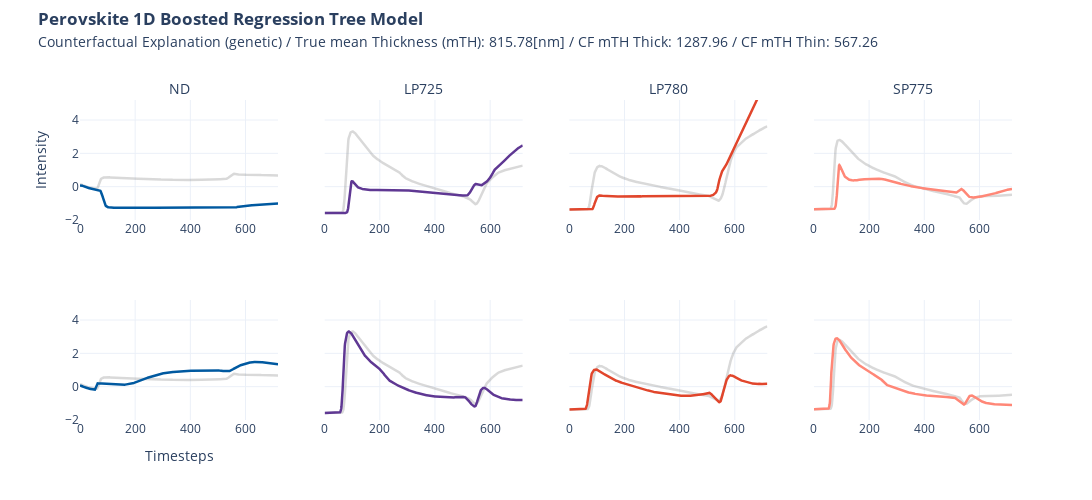

Notebook code for this chart:
### Code cell
import plotly.graph_objects as go


def format_title(title, subtitle=None, subtitle_font_size=14):
    title = f"<b>{title}</b>"
    if not subtitle:
        return title
    subtitle = f'<span style="font-size: {subtitle_font_size}px;">{subtitle}</span>'
    return f"{title}<br>{subtitle}"

color = ["#E1462C", "#0059A0", "#5F3893", "#FF8777","#0A2C6E", "#CEDEEB"]

from plotly.subplots import make_subplots

fig = make_subplots(
    rows=2,
    cols=4,
    subplot_titles=(
        format_title(" " if target == "pce" else " ", "ND"),
        format_title("", "LP725"),
        format_title("", "LP780"),
        format_title("", "SP775"),
        format_title(" " if target == "pce" else " "),
        None,
        None,
        None,
    ),
)

fig.add_trace(
    go.Scatter(y=x[0], name="ND", marker_color="grey", opacity=0.3, showlegend=False, line=dict(width=2.5)),
    row=1,
    col=1,
)
fig.add_trace(
    go.Scatter(y=cf_high[0], name="cf ND", marker_color=color[1], showlegend=False, line=dict(width=2.5)),
    row=1,
    col=1,
)
fig.add_trace(
    go.Scatter(
        y=x[1], name="LP725", marker_color="grey", opacity=0.3, showlegend=False, line=dict(width=2.5)
    ),
    row=1,
    col=2,
)
fig.add_trace(
    go.Scatter(y=cf_high[1], name="cf LP725", marker_color=color[2], showlegend=False, line=dict(width=2.5)),
    row=1,
    col=2,
)
fig.add_trace(
    go.Scatter(
        y=x[2], name="LP780", marker_color="grey", opacity=0.3, showlegend=False, line=dict(width=2.5)
    ),
    row=1,
    col=3,
)
fig.add_trace(
    go.Scatter(y=cf_high[2], name="cf LP780", marker_color=color[0], showlegend=False, line=dict(width=2.5)),
    row=1,
    col=3,
)
fig.add_trace(
    go.Scatter(
        y=x[3], name="SP775", marker_color="grey", opacity=0.3, showlegend=False, line=dict(width=2.5)
    ),
    row=1,
    col=4,
)
fig.add_trace(
    go.Scatter(
        y=cf_high[3], name="cf NSP775D", marker_color=color[3], showlegend=False, line=dict(width=2.5)
    ),
    row=1,
    col=4,
)

fig.add_trace(
    go.Scatter(y=x[0], name="ND", marker_color="grey", opacity=0.3, showlegend=False, line=dict(width=2.5)),
    row=2,
    col=1,
)
fig.add_trace(
    go.Scatter(y=cf_low[0], name="cf ND", marker_color=color[1], showlegend=False, line=dict(width=2.5)),
    row=2,
    col=1,
)
fig.add_trace(
    go.Scatter(
        y=x[1], name="LP725", marker_color="grey", opacity=0.3, showlegend=False, line=dict(width=2.5)
    ),
    row=2,
    col=2,
)
fig.add_trace(
    go.Scatter(y=cf_low[1], name="cf LP725", marker_color=color[2], showlegend=False, line=dict(width=2.5)),
    row=2,
    col=2,
)
fig.add_trace(
    go.Scatter(
        y=x[2], name="LP780", marker_color="grey", opacity=0.3, showlegend=False, line=dict(width=2.5)
    ),
    row=2,
    col=3,
)
fig.add_trace(
    go.Scatter(y=cf_low[2], name="cf LP780", marker_color=color[0], showlegend=False, line=dict(width=2.5)),
    row=2,
    col=3,
)
fig.add_trace(
    go.Scatter(
        y=x[3], name="SP775", marker_color="grey", opacity=0.3, showlegend=False, line=dict(width=2.5)
    ),
    row=2,
    col=4,
)
fig.add_trace(
    go.Scatter(
        y=cf_low[3], name="cf NSP775D", marker_color=color[3], showlegend=False, line=dict(width=2.5)
    ),
    row=2,
    col=4,
)

fig.update_yaxes(title=None,zeroline=False, showticklabels = False,)
fig.update_yaxes(title_text=None, range = [-2,5.2])
fig.update_xaxes(title=None, zeroline=False)

fig.update_yaxes(title="Intensity",showticklabels = True, row=1, col=1)
fig.update_yaxes(showticklabels = True, row=2, col=1)
fig.update_xaxes(title="Timesteps", row=2, col=1)

if target == "pce":
    title = format_title(
        "Perovskite 1D Boosted Regression Tree Model",
        "Counterfactual Explanation ("
        + str(cf_methode)
        + ") / True PCE: "
        + str(*y[0])
        + " / CF PCE High: "
        + str(*y_cf_high[0])
        + " / CF PCE Low: "
        + str(*y_cf_low[0]),
    )
else:
    title = format_title(
        "Perovskite 1D Boosted Regression Tree Model",
        "Counterfactual Explanation ("
        + str(cf_methode)
        + ") / True mean Thickness (mTH): "
        + str(*y[0]) + "[nm]"
        + " / CF mTH Thick: "
        + str(*y_cf_high[0])
        + " / CF mTH Thin: "
        + str(*y_cf_low[0]),
    )

fig.update_layout(
    title=title,
    legend_title=None,
    title_y=0.95,
    title_x=0.035,
    template="plotly_white",
    height=500,
    width=1200,
)

fig.write_image("xai/images/"+ target + "/1D/1D_cf_nn.png", scale=2)

fig.show()

### Figure 1 — Plotly figure (JSON) as saved in the notebook; plotly's stock layout.template omitted (floating-point values rounded to 4 significant figures; data arrays with more than 128 entries replaced by an {"elided": "..."} marker saying what was removed)
{"data": [{"line": {"width": 2.5}, "marker": {"color": "grey"}, "name": "ND", "opacity": 0.3, "showlegend": false, "type": "scatter", "xaxis": "x", "y": {"elided": "719 float values"}, "yaxis": "y"}, {"line": {"width": 2.5}, "marker": {"color": "#0059A0"}, "name": "cf ND", "showlegend": false, "type": "scatter", "xaxis": "x", "y": {"elided": "719 float values"}, "yaxis": "y"}, {"line": {"width": 2.5}, "marker": {"color": "grey"}, "name": "LP725", "opacity": 0.3, "showlegend": false, "type": "scatter", "xaxis": "x2", "y": {"elided": "719 float values"}, "yaxis": "y2"}, {"line": {"width": 2.5}, "marker": {"color": "#5F3893"}, "name": "cf LP725", "showlegend": false, "type": "scatter", "xaxis": "x2", "y": {"elided": "719 float values"}, "yaxis": "y2"}, {"line": {"width": 2.5}, "marker": {"color": "grey"}, "name": "LP780", "opacity": 0.3, "showlegend": false, "type": "scatter", "xaxis": "x3", "y": {"elided": "719 float values"}, "yaxis": "y3"}, {"line": {"width": 2.5}, "marker": {"color": "#E1462C"}, "name": "cf LP780", "showlegend": false, "type": "scatter", "xaxis": "x3", "y": {"elided": "719 float values"}, "yaxis": "y3"}, {"line": {"width": 2.5}, "marker": {"color": "grey"}, "name": "SP775", "opacity": 0.3, "showlegend": false, "type": "scatter", "xaxis": "x4", "y": {"elided": "719 float values"}, "yaxis": "y4"}, {"line": {"width": 2.5}, "marker": {"color": "#FF8777"}, "name": "cf NSP775D", "showlegend": false, "type": "scatter", "xaxis": "x4", "y": {"elided": "719 float values"}, "yaxis": "y4"}, {"line": {"width": 2.5}, "marker": {"color": "grey"}, "name": "ND", "opacity": 0.3, "showlegend": false, "type": "scatter", "xaxis": "x5", "y": {"elided": "719 float values"}, "yaxis": "y5"}, {"line": {"width": 2.5}, "marker": {"color": "#0059A0"}, "name": "cf ND", "showlegend": false, "type": "scatter", "xaxis": "x5", "y": {"elided": "719 float values"}, "yaxis": "y5"}, {"line": {"width": 2.5}, "marker": {"color": "grey"}, "name": "LP725", "opacity": 0.3, "showlegend": false, "type": "scatter", "xaxis": "x6", "y": {"elided": "719 float values"}, "yaxis": "y6"}, {"line": {"width": 2.5}, "marker": {"color": "#5F3893"}, "name": "cf LP725", "showlegend": false, "type": "scatter", "xaxis": "x6", "y": {"elided": "719 float values"}, "yaxis": "y6"}, {"line": {"width": 2.5}, "marker": {"color": "grey"}, "name": "LP780", "opacity": 0.3, "showlegend": false, "type": "scatter", "xaxis": "x7", "y": {"elided": "719 float values"}, "yaxis": "y7"}, {"line": {"width": 2.5}, "marker": {"color": "#E1462C"}, "name": "cf LP780", "showlegend": false, "type": "scatter", "xaxis": "x7", "y": {"elided": "719 float values"}, "yaxis": "y7"}, {"line": {"width": 2.5}, "marker": {"color": "grey"}, "name": "SP775", "opacity": 0.3, "showlegend": false, "type": "scatter", "xaxis": "x8", "y": {"elided": "719 float values"}, "yaxis": "y8"}, {"line": {"width": 2.5}, "marker": {"color": "#FF8777"}, "name": "cf NSP775D", "showlegend": false, "type": "scatter", "xaxis": "x8", "y": {"elided": "719 float values"}, "yaxis": "y8"}], "layout": {"annotations": [{"font": {"size": 16}, "showarrow": false, "text": "<b> </b><br><span style=\"font-size: 14px;\">ND</span>", "x": 0.1062, "xanchor": "center", "xref": "paper", "y": 1, "yanchor": "bottom", "yref": "paper"}, {"font": {"size": 16}, "showarrow": false, "text": "<b></b><br><span style=\"font-size: 14px;\">LP725</span>", "x": 0.3688, "xanchor": "center", "xref": "paper", "y": 1, "yanchor": "bottom", "yref": "paper"}, {"font": {"size": 16}, "showarrow": false, "text": "<b></b><br><span style=\"font-size: 14px;\">LP780</span>", "x": 0.6313, "xanchor": "center", "xref": "paper", "y": 1, "yanchor": "bottom", "yref": "paper"}, {"font": {"size": 16}, "showarrow": false, "text": "<b></b><br><span style=\"font-size: 14px;\">SP775</span>", "x": 0.8938, "xanchor": "center", "xref": "paper", "y": 1, "yanchor": "bottom", "yref": "paper"}, {"font": {"size": 16}, "showarrow": false, "text": "<b> </b>", "x": 0.1062, "xanchor": "center", "xref": "paper", "y": 0.375, "yanchor": "bottom", "yref": "paper"}], "height": 500, "legend": {"title": {}}, "title": {"text": "<b>Perovskite 1D Boosted Regression Tree Model</b><br><span style=\"font-size: 14px;\">Counterfactual Explanation (genetic) / True mean Thickness (mTH): 815.78[nm] / CF mTH Thick: 1287.96 / CF mTH Thin: 567.26</span>", "x": 0.035, "y": 0.95}, "width": 1200, "xaxis": {"anchor": "y", "domain": [0, 0.2125], "title": {}, "zeroline": false}, "xaxis2": {"anchor": "y2", "domain": [0.2625, 0.475], "title": {}, "zeroline": false}, "xaxis3": {"anchor": "y3", "domain": [0.525, 0.7375], "title": {}, "zeroline": false}, "xaxis4": {"anchor": "y4", "domain": [0.7875, 1], "title": {}, "zeroline": false}, "xaxis5": {"anchor": "y5", "domain": [0, 0.2125], "title": {"text": "Timesteps"}, "zeroline": false}, "xaxis6": {"anchor": "y6", "domain": [0.2625, 0.475], "title": {}, "zeroline": false}, "xaxis7": {"anchor": "y7", "domain": [0.525, 0.7375], "title": {}, "zeroline": false}, "xaxis8": {"anchor": "y8", "domain": [0.7875, 1], "title": {}, "zeroline": false}, "yaxis": {"anchor": "x", "domain": [0.625, 1], "range": [-2, 5.2], "showticklabels": true, "title": {"text": "Intensity"}, "zeroline": false}, "yaxis2": {"anchor": "x2", "domain": [0.625, 1], "range": [-2, 5.2], "showticklabels": false, "title": {}, "zeroline": false}, "yaxis3": {"anchor": "x3", "domain": [0.625, 1], "range": [-2, 5.2], "showticklabels": false, "title": {}, "zeroline": false}, "yaxis4": {"anchor": "x4", "domain": [0.625, 1], "range": [-2, 5.2], "showticklabels": false, "title": {}, "zeroline": false}, "yaxis5": {"anchor": "x5", "domain": [0, 0.375], "range": [-2, 5.2], "showticklabels": true, "title": {}, "zeroline": false}, "yaxis6": {"anchor": "x6", "domain": [0, 0.375], "range": [-2, 5.2], "showticklabels": false, "title": {}, "zeroline": false}, "yaxis7": {"anchor": "x7", "domain": [0, 0.375], "range": [-2, 5.2], "showticklabels": false, "title": {}, "zeroline": false}, "yaxis8": {"anchor": "x8", "domain": [0, 0.375], "range": [-2, 5.2], "showticklabels": false, "title": {}, "zeroline": false}}}
